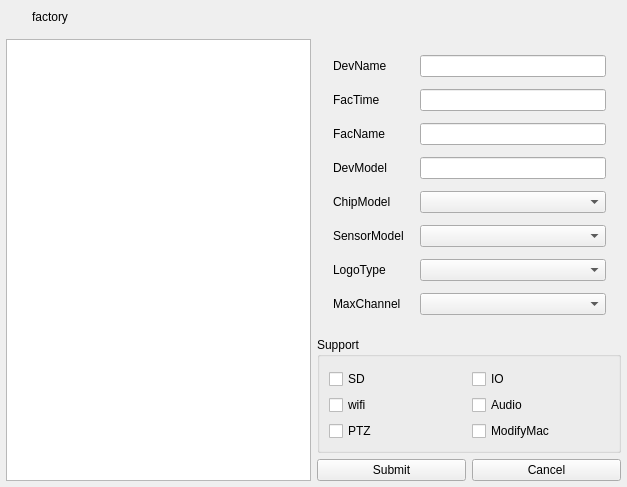
<?xml version="1.0" encoding="UTF-8"?>
<ui version="4.0">
 <class>DlgFactorySet</class>
 <widget class="QDialog" name="DlgFactorySet">
  <property name="geometry">
   <rect>
    <x>0</x>
    <y>0</y>
    <width>627</width>
    <height>469</height>
   </rect>
  </property>
  <property name="windowTitle">
   <string>Dialog</string>
  </property>
  <layout class="QGridLayout" name="gridLayout_3">
   <property name="leftMargin">
    <number>0</number>
   </property>
   <property name="topMargin">
    <number>0</number>
   </property>
   <property name="rightMargin">
    <number>0</number>
   </property>
   <property name="bottomMargin">
    <number>0</number>
   </property>
   <item row="0" column="0">
    <widget class="QWidget" name="WidGetTitle" native="true">
     <property name="enabled">
      <bool>true</bool>
     </property>
     <property name="sizePolicy">
      <sizepolicy hsizetype="Preferred" vsizetype="Fixed">
       <horstretch>0</horstretch>
       <verstretch>0</verstretch>
      </sizepolicy>
     </property>
     <property name="minimumSize">
      <size>
       <width>0</width>
       <height>33</height>
      </size>
     </property>
     <property name="maximumSize">
      <size>
       <width>16777215</width>
       <height>33</height>
      </size>
     </property>
     <layout class="QGridLayout" name="gridLayout_2">
      <property name="leftMargin">
       <number>0</number>
      </property>
      <property name="topMargin">
       <number>0</number>
      </property>
      <property name="rightMargin">
       <number>0</number>
      </property>
      <property name="bottomMargin">
       <number>0</number>
      </property>
      <property name="spacing">
       <number>0</number>
      </property>
      <item row="0" column="2">
       <widget class="QLabel" name="LabTitle">
        <property name="minimumSize">
         <size>
          <width>0</width>
          <height>33</height>
         </size>
        </property>
        <property name="maximumSize">
         <size>
          <width>16777215</width>
          <height>33</height>
         </size>
        </property>
        <property name="text">
         <string>factory</string>
        </property>
       </widget>
      </item>
      <item row="0" column="0">
       <widget class="QLabel" name="LabIco">
        <property name="minimumSize">
         <size>
          <width>32</width>
          <height>33</height>
         </size>
        </property>
        <property name="maximumSize">
         <size>
          <width>32</width>
          <height>33</height>
         </size>
        </property>
        <property name="text">
         <string/>
        </property>
       </widget>
      </item>
      <item row="0" column="3">
       <widget class="QWidget" name="MenuWidget" native="true">
        <property name="sizePolicy">
         <sizepolicy hsizetype="Minimum" vsizetype="Preferred">
          <horstretch>0</horstretch>
          <verstretch>0</verstretch>
         </sizepolicy>
        </property>
        <property name="minimumSize">
         <size>
          <width>128</width>
          <height>33</height>
         </size>
        </property>
        <property name="maximumSize">
         <size>
          <width>128</width>
          <height>33</height>
         </size>
        </property>
        <widget class="QPushButton" name="BtnMenu">
         <property name="geometry">
          <rect>
           <x>0</x>
           <y>0</y>
           <width>32</width>
           <height>33</height>
          </rect>
         </property>
         <property name="sizePolicy">
          <sizepolicy hsizetype="Minimum" vsizetype="Expanding">
           <horstretch>0</horstretch>
           <verstretch>0</verstretch>
          </sizepolicy>
         </property>
         <property name="minimumSize">
          <size>
           <width>31</width>
           <height>0</height>
          </size>
         </property>
         <property name="focusPolicy">
          <enum>Qt::NoFocus</enum>
         </property>
         <property name="toolTip">
          <string>Menu</string>
         </property>
         <property name="text">
          <string/>
         </property>
         <property name="autoDefault">
          <bool>true</bool>
         </property>
         <property name="flat">
          <bool>true</bool>
         </property>
        </widget>
        <widget class="QPushButton" name="BtnMin">
         <property name="geometry">
          <rect>
           <x>32</x>
           <y>0</y>
           <width>32</width>
           <height>33</height>
          </rect>
         </property>
         <property name="sizePolicy">
          <sizepolicy hsizetype="Minimum" vsizetype="Expanding">
           <horstretch>0</horstretch>
           <verstretch>0</verstretch>
          </sizepolicy>
         </property>
         <property name="minimumSize">
          <size>
           <width>31</width>
           <height>0</height>
          </size>
         </property>
         <property name="text">
          <string/>
         </property>
         <property name="autoDefault">
          <bool>true</bool>
         </property>
         <property name="flat">
          <bool>true</bool>
         </property>
        </widget>
        <widget class="QPushButton" name="BtnMax">
         <property name="geometry">
          <rect>
           <x>64</x>
           <y>0</y>
           <width>32</width>
           <height>33</height>
          </rect>
         </property>
         <property name="sizePolicy">
          <sizepolicy hsizetype="Minimum" vsizetype="Expanding">
           <horstretch>0</horstretch>
           <verstretch>0</verstretch>
          </sizepolicy>
         </property>
         <property name="text">
          <string/>
         </property>
         <property name="autoDefault">
          <bool>true</bool>
         </property>
         <property name="flat">
          <bool>true</bool>
         </property>
        </widget>
        <widget class="QPushButton" name="BtnClose">
         <property name="geometry">
          <rect>
           <x>96</x>
           <y>0</y>
           <width>40</width>
           <height>33</height>
          </rect>
         </property>
         <property name="text">
          <string/>
         </property>
         <property name="autoDefault">
          <bool>true</bool>
         </property>
         <property name="flat">
          <bool>true</bool>
         </property>
        </widget>
       </widget>
      </item>
     </layout>
    </widget>
   </item>
   <item row="1" column="0">
    <layout class="QHBoxLayout" name="horizontalLayout">
     <property name="leftMargin">
      <number>6</number>
     </property>
     <property name="rightMargin">
      <number>6</number>
     </property>
     <property name="bottomMargin">
      <number>6</number>
     </property>
     <item>
      <widget class="QTableView" name="TviewDeviceList">
       <property name="verticalScrollBarPolicy">
        <enum>Qt::ScrollBarAsNeeded</enum>
       </property>
      </widget>
     </item>
     <item>
      <layout class="QVBoxLayout" name="verticalLayout">
       <item>
        <layout class="QGridLayout" name="gridLayout_4">
         <property name="leftMargin">
          <number>16</number>
         </property>
         <property name="topMargin">
          <number>16</number>
         </property>
         <property name="rightMargin">
          <number>15</number>
         </property>
         <property name="bottomMargin">
          <number>16</number>
         </property>
         <property name="horizontalSpacing">
          <number>16</number>
         </property>
         <property name="verticalSpacing">
          <number>12</number>
         </property>
         <item row="0" column="1">
          <widget class="QLineEdit" name="LiEditDevName">
           <property name="maximumSize">
            <size>
             <width>16777215</width>
             <height>16777215</height>
            </size>
           </property>
          </widget>
         </item>
         <item row="1" column="0">
          <widget class="QLabel" name="LabFacTime">
           <property name="text">
            <string>FacTime</string>
           </property>
          </widget>
         </item>
         <item row="1" column="1">
          <widget class="QLineEdit" name="LiEditFacTime"/>
         </item>
         <item row="2" column="1">
          <widget class="QLineEdit" name="LiEditFacName"/>
         </item>
         <item row="3" column="1">
          <widget class="QLineEdit" name="LiEditDevModel"/>
         </item>
         <item row="4" column="1">
          <widget class="QComboBox" name="CBoxChipModel"/>
         </item>
         <item row="5" column="0">
          <widget class="QLabel" name="LabSensorModel">
           <property name="text">
            <string>SensorModel</string>
           </property>
          </widget>
         </item>
         <item row="5" column="1">
          <widget class="QComboBox" name="CBoxSensorModel"/>
         </item>
         <item row="6" column="1">
          <widget class="QComboBox" name="CBoxLogoType"/>
         </item>
         <item row="7" column="1">
          <widget class="QComboBox" name="CBoxMaxChannel"/>
         </item>
         <item row="0" column="0">
          <widget class="QLabel" name="LabDevName">
           <property name="text">
            <string>DevName</string>
           </property>
          </widget>
         </item>
         <item row="2" column="0">
          <widget class="QLabel" name="LabFacName">
           <property name="text">
            <string>FacName</string>
           </property>
          </widget>
         </item>
         <item row="3" column="0">
          <widget class="QLabel" name="LabDevModel">
           <property name="text">
            <string>DevModel</string>
           </property>
          </widget>
         </item>
         <item row="4" column="0">
          <widget class="QLabel" name="LabChipModel">
           <property name="text">
            <string>ChipModel</string>
           </property>
          </widget>
         </item>
         <item row="6" column="0">
          <widget class="QLabel" name="LabLogoType">
           <property name="text">
            <string>LogoType</string>
           </property>
          </widget>
         </item>
         <item row="7" column="0">
          <widget class="QLabel" name="LabMaxChannel">
           <property name="text">
            <string>MaxChannel</string>
           </property>
          </widget>
         </item>
        </layout>
       </item>
       <item>
        <widget class="QGroupBox" name="groupBox">
         <property name="title">
          <string>Support</string>
         </property>
         <layout class="QGridLayout" name="gridLayout">
          <property name="topMargin">
           <number>12</number>
          </property>
          <item row="0" column="1">
           <widget class="QCheckBox" name="CheckBHasIO">
            <property name="text">
             <string>IO</string>
            </property>
           </widget>
          </item>
          <item row="1" column="0">
           <widget class="QCheckBox" name="CheckBHasWifi">
            <property name="text">
             <string>wifi</string>
            </property>
           </widget>
          </item>
          <item row="1" column="1">
           <widget class="QCheckBox" name="CheckBHasAudio">
            <property name="text">
             <string>Audio</string>
            </property>
           </widget>
          </item>
          <item row="2" column="0">
           <widget class="QCheckBox" name="CheckBHasPtz">
            <property name="text">
             <string>PTZ</string>
            </property>
           </widget>
          </item>
          <item row="2" column="1">
           <widget class="QCheckBox" name="CheckBHasModifyMac">
            <property name="text">
             <string>ModifyMac</string>
            </property>
           </widget>
          </item>
          <item row="0" column="0">
           <widget class="QCheckBox" name="CheckBHasSD">
            <property name="text">
             <string>SD</string>
            </property>
           </widget>
          </item>
         </layout>
        </widget>
       </item>
       <item>
        <layout class="QHBoxLayout" name="HorSubCannelBtn">
         <item>
          <widget class="QPushButton" name="BtnSubmit">
           <property name="text">
            <string>Submit</string>
           </property>
          </widget>
         </item>
         <item>
          <widget class="QPushButton" name="BtnCancel">
           <property name="text">
            <string>Cancel</string>
           </property>
          </widget>
         </item>
        </layout>
       </item>
      </layout>
     </item>
    </layout>
   </item>
  </layout>
 </widget>
 <resources/>
 <connections/>
</ui>
